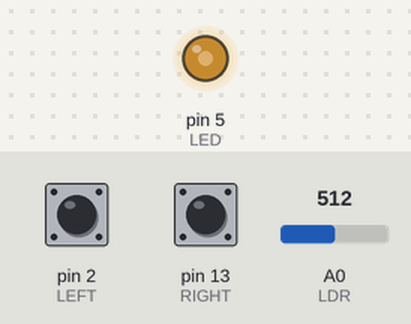
This sketch was run on a simulated Arduino Uno, built with avr-gcc and run on an emulated ATmega328P. On the bench: output pins drawn as LEDs (lit = HIGH). Inputs (shaded band) come from the test bench; at power-on: A0 (LDR) = 512, pin 2 (LEFT) LOW, pin 13 (RIGHT) LOW.

Above: at 1.2 s.
1.3 s: A0 (LDR) set to 306
At 1.8 s:
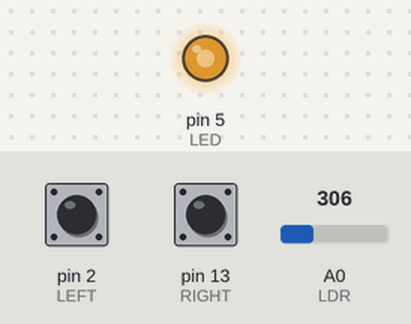
2.8 s: pin 2 (LEFT) pulled HIGH for 0.15 s
At 4.0 s:
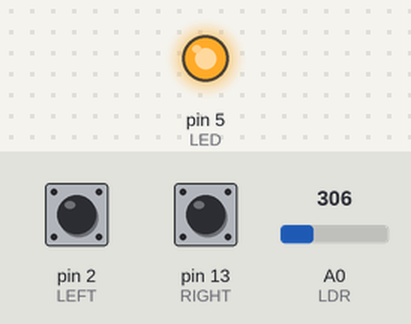
4.4 s: A0 (LDR) set to 900
At 5.5 s:
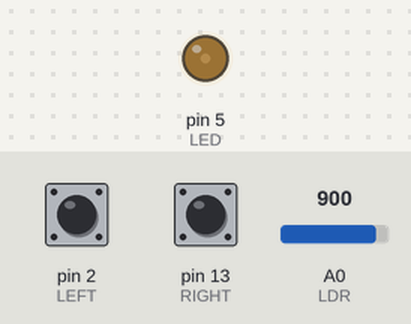
5.9 s: pin 13 (RIGHT) pulled HIGH for 0.15 s
At 6.6 s:
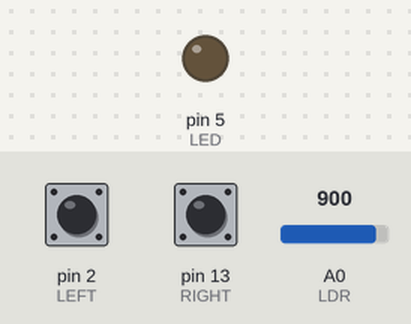
7.5 s: pin 2 (LEFT) pulled HIGH for 1 s
At 7.8 s:
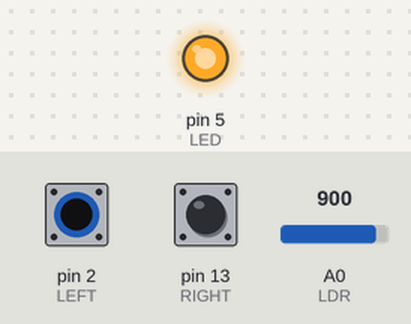
Timing chart, 0 to 10.5 s (numbered marks = the images above; inputs shaded):
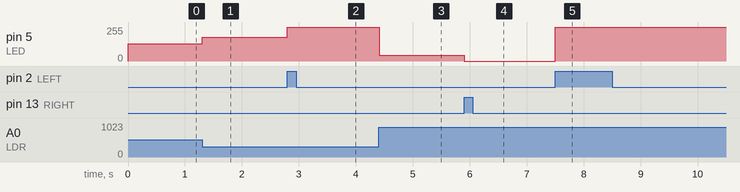

Measured:
- after the input at 1.3 s, pin 5 (LED): 128/255 → 179/255 at once
- after the input at 2.8 s, pin 5 (LED): 179/255 → 255/255 at once
- after the input at 4.4 s, pin 5 (LED): 255/255 → 44/255 at once
- after the input at 5.9 s, pin 5 (LED): 44/255 → 0/255 at once
- after the input at 7.5 s, pin 5 (LED): 0/255 → 254/255 at once

The sketch:

Zadanie2.ino
```cpp
const int led_pin = 5;
const int ldr_pin = 0;
const int left_pin = 2;
const int right_pin = 13;

#define LDR A0
#define LED 5
#define LEFT 2
#define RIGHT 13

int ldr_min = 0;
int ldr_max = 1023;

void setup()
{
  pinMode(LED, OUTPUT);
  pinMode(LDR, INPUT);
  pinMode(LEFT, INPUT);
  pinMode(RIGHT, INPUT);
}

void loop()
{
  int ldr = analogRead(LDR);

  if(digitalRead(LEFT) == HIGH) ldr_min = ldr;
  if(digitalRead(RIGHT)  == HIGH) ldr_max = ldr;

  analogWrite(LED, map(constrain(ldr, ldr_min, ldr_max), ldr_min, ldr_max, 255, 0));
  delay(10);
}
```
